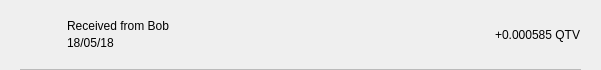
<?xml version="1.0" encoding="UTF-8"?>
<ui version="4.0">
 <class>TxRow</class>
 <widget class="QWidget" name="TxRow">
  <property name="geometry">
   <rect>
    <x>0</x>
    <y>0</y>
    <width>601</width>
    <height>70</height>
   </rect>
  </property>
  <property name="minimumSize">
   <size>
    <width>0</width>
    <height>40</height>
   </size>
  </property>
  <property name="windowTitle">
   <string>Form</string>
  </property>
  <layout class="QVBoxLayout" name="verticalLayout_3">
   <property name="spacing">
    <number>0</number>
   </property>
   <property name="leftMargin">
    <number>0</number>
   </property>
   <property name="topMargin">
    <number>0</number>
   </property>
   <property name="rightMargin">
    <number>0</number>
   </property>
   <property name="bottomMargin">
    <number>0</number>
   </property>
   <item>
    <widget class="QWidget" name="rowContainer" native="true">
     <layout class="QVBoxLayout" name="verticalLayout_2">
      <property name="spacing">
       <number>9</number>
      </property>
      <property name="leftMargin">
       <number>20</number>
      </property>
      <property name="topMargin">
       <number>9</number>
      </property>
      <property name="rightMargin">
       <number>20</number>
      </property>
      <property name="bottomMargin">
       <number>0</number>
      </property>
      <item>
       <widget class="QFrame" name="frame">
        <property name="styleSheet">
         <string notr="true">border:none;</string>
        </property>
        <property name="frameShape">
         <enum>QFrame::StyledPanel</enum>
        </property>
        <property name="frameShadow">
         <enum>QFrame::Raised</enum>
        </property>
        <layout class="QHBoxLayout" name="horizontalLayout" stretch="0,2,0">
         <property name="leftMargin">
          <number>0</number>
         </property>
         <property name="topMargin">
          <number>0</number>
         </property>
         <property name="rightMargin">
          <number>0</number>
         </property>
         <property name="bottomMargin">
          <number>0</number>
         </property>
         <item>
          <widget class="QPushButton" name="icon">
           <property name="focusPolicy">
            <enum>Qt::NoFocus</enum>
           </property>
           <property name="styleSheet">
            <string notr="true">border:none;</string>
           </property>
           <property name="text">
            <string/>
           </property>
           <property name="iconSize">
            <size>
             <width>28</width>
             <height>28</height>
            </size>
           </property>
          </widget>
         </item>
         <item>
          <layout class="QVBoxLayout" name="verticalLayout">
           <property name="spacing">
            <number>3</number>
           </property>
           <property name="leftMargin">
            <number>9</number>
           </property>
           <item>
            <widget class="QLabel" name="lblAddress">
             <property name="styleSheet">
              <string notr="true"/>
             </property>
             <property name="text">
              <string>Received from Bob</string>
             </property>
             <property name="alignment">
              <set>Qt::AlignBottom|Qt::AlignLeading|Qt::AlignLeft</set>
             </property>
            </widget>
           </item>
           <item>
            <widget class="QLabel" name="lblDate">
             <property name="styleSheet">
              <string notr="true"/>
             </property>
             <property name="text">
              <string>18/05/18</string>
             </property>
             <property name="alignment">
              <set>Qt::AlignLeading|Qt::AlignLeft|Qt::AlignTop</set>
             </property>
            </widget>
           </item>
          </layout>
         </item>
         <item>
          <widget class="QLabel" name="lblAmount">
           <property name="styleSheet">
            <string notr="true"/>
           </property>
           <property name="text">
            <string>+0.000585 QTV</string>
           </property>
          </widget>
         </item>
        </layout>
       </widget>
      </item>
      <item>
       <widget class="QLabel" name="lblDivisory">
        <property name="minimumSize">
         <size>
          <width>0</width>
          <height>1</height>
         </size>
        </property>
        <property name="maximumSize">
         <size>
          <width>16777215</width>
          <height>1</height>
         </size>
        </property>
        <property name="styleSheet">
         <string notr="true">background-color:#bababa;</string>
        </property>
        <property name="text">
         <string/>
        </property>
        <property name="alignment">
         <set>Qt::AlignBottom|Qt::AlignLeading|Qt::AlignLeft</set>
        </property>
       </widget>
      </item>
     </layout>
    </widget>
   </item>
  </layout>
 </widget>
 <resources/>
 <connections/>
</ui>
